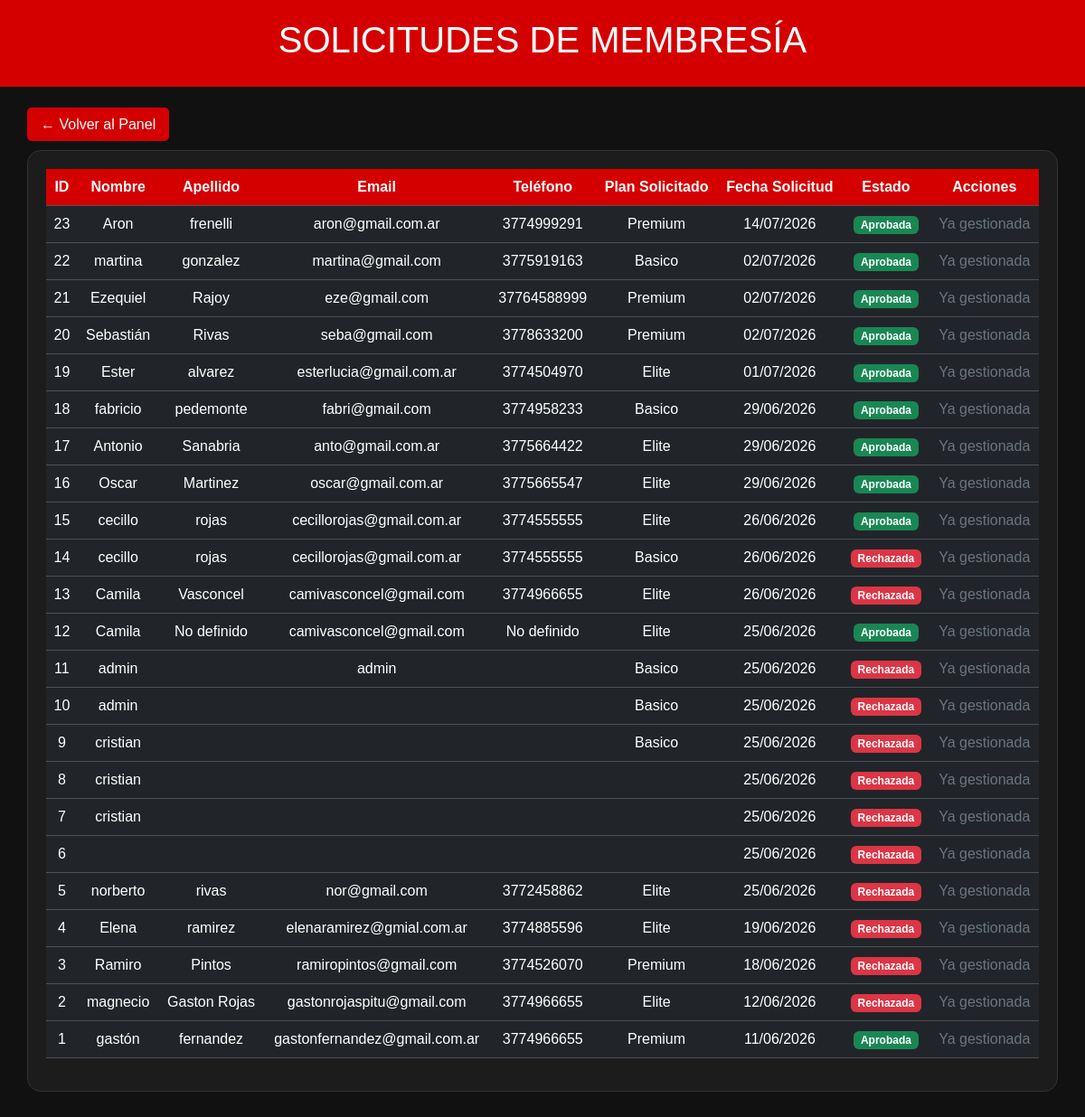
Screenshot of /admin/solicitudes_membresia.php (signed in) with the database file from the repository.
### tables this page shows
CREATE TABLE `solicitudes_membresia` (
  `id_solicitud` int(11) NOT NULL AUTO_INCREMENT,
  `nombre` varchar(50) DEFAULT NULL,
  `apellido` varchar(50) DEFAULT NULL,
  `email` varchar(100) DEFAULT NULL,
  `telefono` varchar(20) DEFAULT NULL,
  `plan_solicitado` varchar(50) DEFAULT NULL,
  `fecha_solicitud` date DEFAULT NULL,
  `estado` varchar(20) DEFAULT 'Pendiente',
  PRIMARY KEY (`id_solicitud`)
);

### admin/solicitudes_membresia.php (the view, shortened to what this page needs)
<?php
include(__DIR__ . "/../php/conexion.php");
$sql = "SELECT * FROM solicitudes_membresia ORDER BY id_solicitud DESC";
$resultado = mysqli_query($conexion, $sql);
?>
<!DOCTYPE html>
<html lang="es">
<head>
<link href="https://cdn.jsdelivr.net/npm/bootstrap@5.3.7/dist/css/bootstrap.min.css" rel="stylesheet">
</head>
<body>
<div class="header">
    <h1>SOLICITUDES DE MEMBRESÍA</h1>
</div>
<div class="contenido">
    <p>
        <a class="boton-volver" href="dashboard.php">
            ← Volver al Panel
        </a>
    </p>
    <div class="table-box">
        <?php if (mysqli_num_rows($resultado) > 0): ?>
            <div class="table-responsive">
                <table class="table table-dark table-hover text-center align-middle">
                    <thead>
                        <tr>
                            <th>ID</th>
                            <th>Nombre</th>
                            <th>Apellido</th>
                            <th>Email</th>
                            <th>Teléfono</th>
                            <th>Plan Solicitado</th>
                            <th>Fecha Solicitud</th>
                            <th>Estado</th>
                            <th>Acciones</th>
                        </tr>
                    </thead>
                    <tbody>
                        <?php while($fila = mysqli_fetch_assoc($resultado)): ?>
                            <tr>
                                <td><?= $fila['id_solicitud'] ?></td>
                                <td><?= htmlspecialchars($fila['nombre']) ?></td>
                                <td><?= htmlspecialchars($fila['apellido']) ?></td>
                                <td><?= htmlspecialchars($fila['email']) ?></td>
                                <td><?= htmlspecialchars($fila['telefono']) ?></td>
                                <td><?= htmlspecialchars($fila['plan_solicitado']) ?></td>
                                <td><?= date("d/m/Y", strtotime($fila['fecha_solicitud'])) ?></td>
                                <td>
                                    <?php if ($fila['estado'] == 'Pendiente'): ?>
                                        <span class="badge bg-warning text-dark">Pendiente</span>
                                    <?php elseif ($fila['estado'] == 'Aprobada'): ?>
                                        <span class="badge bg-success">Aprobada</span>
                                    <?php else: ?>
                                        <span class="badge bg-danger">Rechazada</span>
                                    <?php endif; ?>
                                </td>
                                <td>
                                    <?php if ($fila['estado'] == 'Pendiente'): ?>
                                        <a
                                            href="aprobar.php?id=<?= $fila['id_solicitud'] ?>"
                                            class="btn btn-success btn-sm"
                                            onclick="return confirm('¿Aprobar esta solicitud?');">
                                            ✔ Aprobar
                                        </a>
                                        <a
                                            href="rechazar.php?id=<?= $fila['id_solicitud'] ?>"
                                            class="btn btn-danger btn-sm"
                                            onclick="return confirm('¿Rechazar esta solicitud?');">
                                            ❌ Rechazar
                                        </a>
                                    <?php else: ?>
                                        <span class="text-secondary">Ya gestionada</span>
                                    <?php endif; ?>
                                </td>
                            </tr>
                        <?php endwhile; ?>
                    </tbody>
                </table>
            </div>
        <?php else: ?>
            <p class="text-center text-secondary mb-0">
                No hay solicitudes de membresía registradas.
            </p>
        <?php endif; ?>
    </div>
</div>
</body>
</html>

### admin/solicitudes_membresia.php (style rules this page uses)
body { font-family: Arial, sans-serif; background: #111; color: white; margin: 0; }
.header { background: #d40000; padding: 20px; text-align: center; }
.contenido { padding: 30px; }
.table-box { background: #1c1c1c; padding: 20px; border-radius: 15px; border: 1px solid #333; }
.table-dark th { background: #d40000; color: white; }
.boton-volver { background: #d40000; color: white; padding: 10px 15px; border-radius: 5px; text-decoration: none; }

### rows the page displays
solicitudes_membresia: id_solicitud "23", nombre "Aron", apellido "frenelli", email "aron@gmail.com.ar", telefono "3774999291", plan_solicitado "Premium", fecha_solicitud "14/07/2026", estado "Aprobada"
solicitudes_membresia: id_solicitud "22", nombre "martina", apellido "gonzalez", email "martina@gmail.com", telefono "3775919163", plan_solicitado "Basico", fecha_solicitud "02/07/2026", estado "Aprobada"
solicitudes_membresia: id_solicitud "21", nombre "Ezequiel", apellido "Rajoy", email "eze@gmail.com", telefono "37764588999", plan_solicitado "Premium", fecha_solicitud "02/07/2026", estado "Aprobada"
solicitudes_membresia: id_solicitud "20", nombre "Sebastián", apellido "Rivas", email "seba@gmail.com", telefono "3778633200", plan_solicitado "Premium", fecha_solicitud "02/07/2026", estado "Aprobada"
solicitudes_membresia: id_solicitud "19", nombre "Ester", apellido "alvarez", email "esterlucia@gmail.com.ar", telefono "3774504970", plan_solicitado "Elite", fecha_solicitud "01/07/2026", estado "Aprobada"
solicitudes_membresia: id_solicitud "18", nombre "fabricio", apellido "pedemonte", email "fabri@gmail.com", telefono "3774958233", plan_solicitado "Basico", fecha_solicitud "29/06/2026", estado "Aprobada"
solicitudes_membresia: id_solicitud "17", nombre "Antonio", apellido "Sanabria", email "anto@gmail.com.ar", telefono "3775664422", plan_solicitado "Elite", fecha_solicitud "29/06/2026", estado "Aprobada"
solicitudes_membresia: id_solicitud "16", nombre "Oscar", apellido "Martinez", email "oscar@gmail.com.ar", telefono "3775665547", plan_solicitado "Elite", fecha_solicitud "29/06/2026", estado "Aprobada"
solicitudes_membresia: id_solicitud "15", nombre "cecillo", apellido "rojas", email "cecillorojas@gmail.com.ar", telefono "3774555555", plan_solicitado "Elite", fecha_solicitud "26/06/2026", estado "Aprobada"
solicitudes_membresia: id_solicitud "14", nombre "cecillo", apellido "rojas", email "cecillorojas@gmail.com.ar", telefono "3774555555", plan_solicitado "Basico", fecha_solicitud "26/06/2026", estado "Rechazada"
solicitudes_membresia: id_solicitud "13", nombre "Camila", apellido "Vasconcel", email "camivasconcel@gmail.com", telefono "3774966655", plan_solicitado "Elite", fecha_solicitud "26/06/2026", estado "Rechazada"
solicitudes_membresia: id_solicitud "12", nombre "Camila", apellido "No definido", email "camivasconcel@gmail.com", telefono "No definido", plan_solicitado "Elite", fecha_solicitud "25/06/2026", estado "Aprobada"
solicitudes_membresia: id_solicitud "11", nombre "admin", email "admin", plan_solicitado "Basico", fecha_solicitud "25/06/2026", estado "Rechazada"
solicitudes_membresia: id_solicitud "10", nombre "admin", plan_solicitado "Basico", fecha_solicitud "25/06/2026", estado "Rechazada"
solicitudes_membresia: id_solicitud "9", nombre "cristian", plan_solicitado "Basico", fecha_solicitud "25/06/2026", estado "Rechazada"
solicitudes_membresia: id_solicitud "8", nombre "cristian", fecha_solicitud "25/06/2026", estado "Rechazada"
solicitudes_membresia: id_solicitud "7", nombre "cristian", fecha_solicitud "25/06/2026", estado "Rechazada"
solicitudes_membresia: id_solicitud "6", fecha_solicitud "25/06/2026", estado "Rechazada"
solicitudes_membresia: id_solicitud "5", nombre "norberto", apellido "rivas", email "nor@gmail.com", telefono "3772458862", plan_solicitado "Elite", fecha_solicitud "25/06/2026", estado "Rechazada"
solicitudes_membresia: id_solicitud "4", nombre "Elena", apellido "ramirez", email "elenaramirez@gmial.com.ar", telefono "3774885596", plan_solicitado "Elite", fecha_solicitud "19/06/2026", estado "Rechazada"
solicitudes_membresia: id_solicitud "3", nombre "Ramiro", apellido "Pintos", email "ramiropintos@gmail.com", telefono "3774526070", plan_solicitado "Premium", fecha_solicitud "18/06/2026", estado "Rechazada"
solicitudes_membresia: id_solicitud "2", nombre "magnecio", apellido "Gaston Rojas", email "gastonrojaspitu@gmail.com", telefono "3774966655", plan_solicitado "Elite", fecha_solicitud "12/06/2026", estado "Rechazada"
solicitudes_membresia: id_solicitud "1", nombre "gastón", apellido "fernandez", email "gastonfernandez@gmail.com.ar", telefono "3774966655", plan_solicitado "Premium", fecha_solicitud "11/06/2026", estado "Aprobada"
